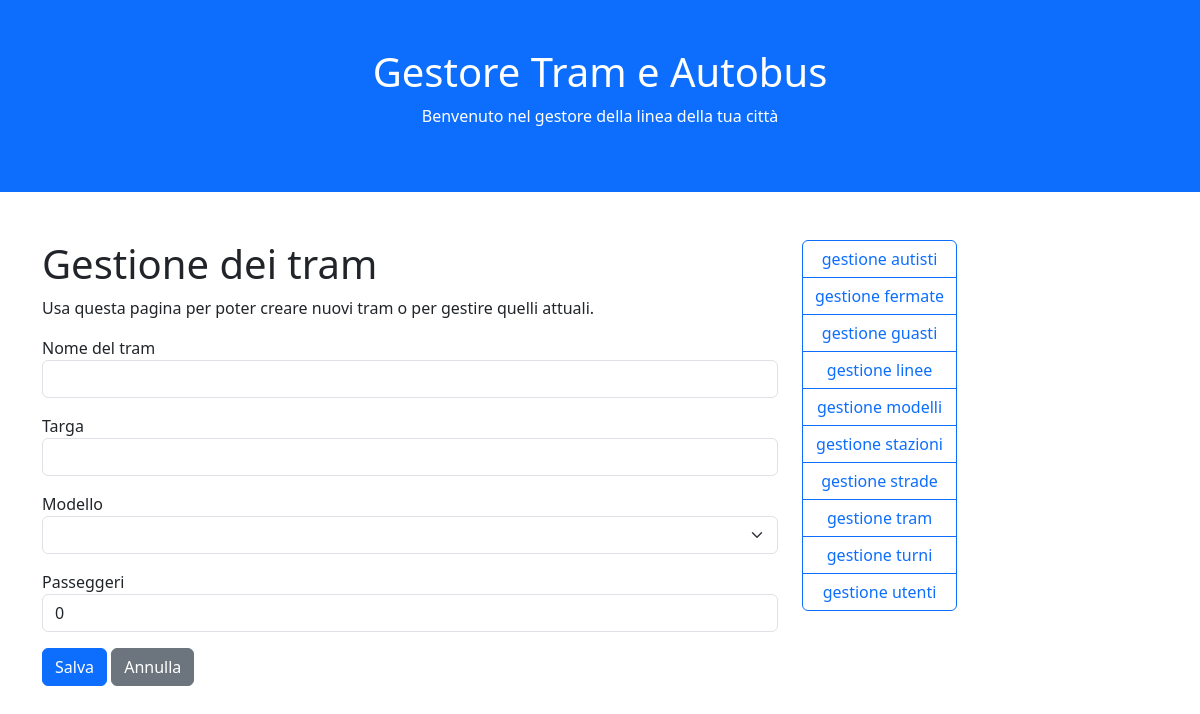
/Tram/moduli/tram.php?azione=inserisci, run on an earlier commit of the app's database.
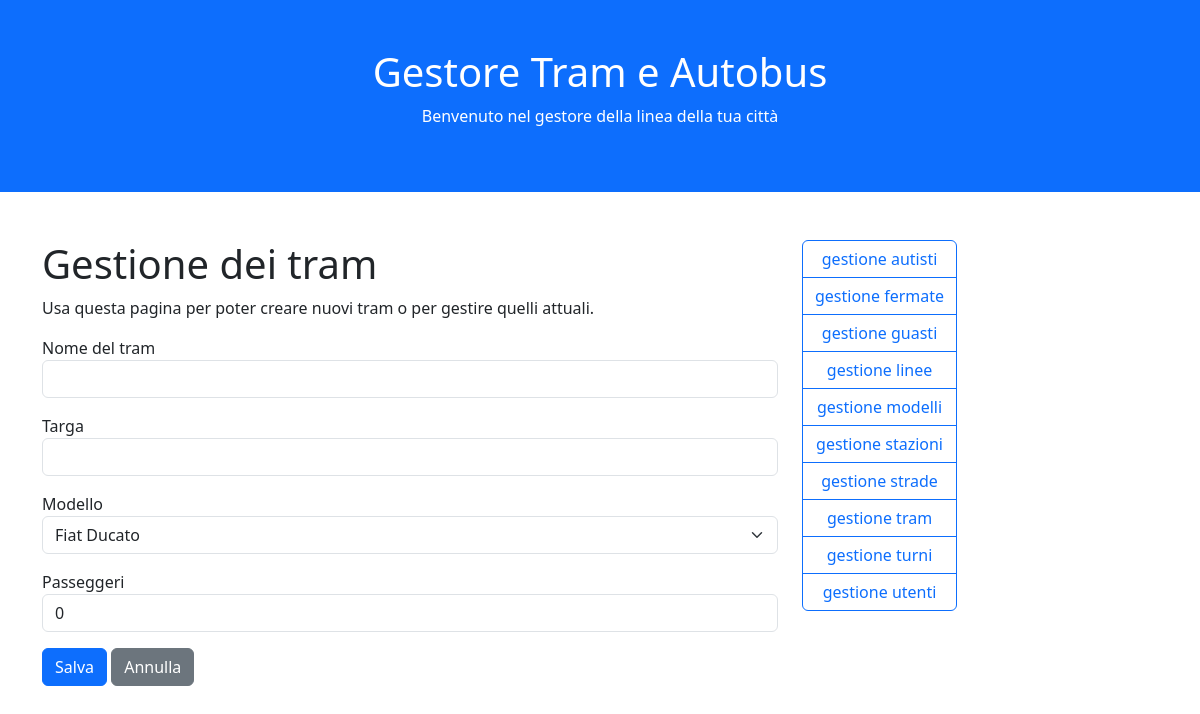
And on a later commit of the database.
### tables this page shows
CREATE TABLE modelli (
    idmodello integer primary key autoincrement,
    modello text
);

### Tram/funzioni.php (the view, shortened to what this page needs)
<?php
	function EseguiDB($sql, $salva = false){
		$dbcon = new SQLite3(NOMEDB);
			$dati = $dbcon->query($sql);
		return $dati;
	}
	function ApriForm($azione = null, $metodo = "post"){
		if($azione == null){
			echo "<form method='".$metodo."'>";
		} else {
			echo "<form action='".$azione."' method='".$metodo."'>";
		}
	}
	function ChiudiForm($salva = "Salva", $annulla = "Annulla"){
		echo "
			<button class='btn btn-primary'>".$salva."</button>
			<button type='reset' class='btn btn-secondary'>".$annulla."</button>
			</form>";
	}
	function ScriviCampo($id, $label, $valore = "", $tipo = "text", $classe = "form-control"){
		switch($tipo){
			default:
				echo "<p class='form-group'>
							<label for='".$id."'>".$label."</label>
							<input value='".$valore."' type='".$tipo."' id='".$id."' name='".$id."' class='".$classe."' />
						</p>";
			break;
		}
	}
	function ScriviTendina($id, $label, $chiave, $descrizione, $tabella, $valore = 0){
		$dati = EseguiDB("SELECT ".$chiave.", ".$descrizione."
							FROM ".$tabella."
							ORDER BY ".$descrizione.";");
		$opzioni = [];
		while($riga = $dati->fetchArray()){
			if($riga[$chiave] == $valore){
				$opzioni[] = "<option selected value=".$riga[$chiave].">
								".$riga[$descrizione]."
								</option>";
			} else {
				$opzioni[] = "<option value=".$riga[$chiave].">
								".$riga[$descrizione]."
								</option>";
			}
		}
		$opzioni = implode("", $opzioni);
		echo "<p class='form-group'>
					<label for='".$id."'>".$label."</label>
					<select class='form-select' id='".$id."' name='".$id."'>
						".$opzioni."
					</select>
				</p>";
	}

### Tram/parti/head.php (shortened to what this page needs)
<html>
	<head>
		<link href="https://cdn.jsdelivr.net/npm/bootstrap@5.3.3/dist/css/bootstrap.min.css" rel="stylesheet">
	</head>
	<body>
		<div class="container-fluid p-5 bg-primary text-white text-center">
			<h1>Gestore Tram e Autobus</h1>
			<p>Benvenuto nel gestore della linea della tua città</p>
		</div>
		<div class="container mt-5">
			<div class="row">
				<div class="col-md-8">

### Tram/moduli/tram.php (shortened to what this page needs)
<?php
	include("../parti/head.php");
	include("../funzioni.php");
?>
	<h1>Gestione dei tram</h1>
	<p>
		Usa questa pagina per poter creare nuovi tram
		o per gestire quelli attuali.
	</p>
<?php
	switch($_GET["azione"]){
		case "inserisci":
			if(empty($_POST)){
				ApriForm();
					ScriviCampo("mezzo", "Nome del tram");
					ScriviTendina("idmodello", "Modello", "idmodello", "modello", "modelli");
				ChiudiForm();
			} else {
				InserisciDB("mezzi", $_POST);
				Messaggio("Inserimento avvenuto!");
			}
		break;
	}
	include("../parti/foot.php"); ?>

### Tram/parti/foot.php
				</div>
				<div class="col-md-4">
					<?php include("../parti/menu.php"); ?>
				</div>
			</div>
		</div>
	</body>
</html>

### Tram/parti/menu.php
<div class="btn-group-vertical">
	<?php
		$voci = scandir(__DIR__ . "/../moduli/");
		unset($voci[0]);
		unset($voci[1]);
		foreach($voci as $file){
			$pezzi = explode(".", $file);
			echo "<a class='btn btn-outline-primary' href='".$file."?azione=lista'>gestione ".$pezzi[0]."</a>";
		}
	?>
</div>

What changed in the data, as far as the page shows it:
added modelli: idmodello "Fiat Ducato"
